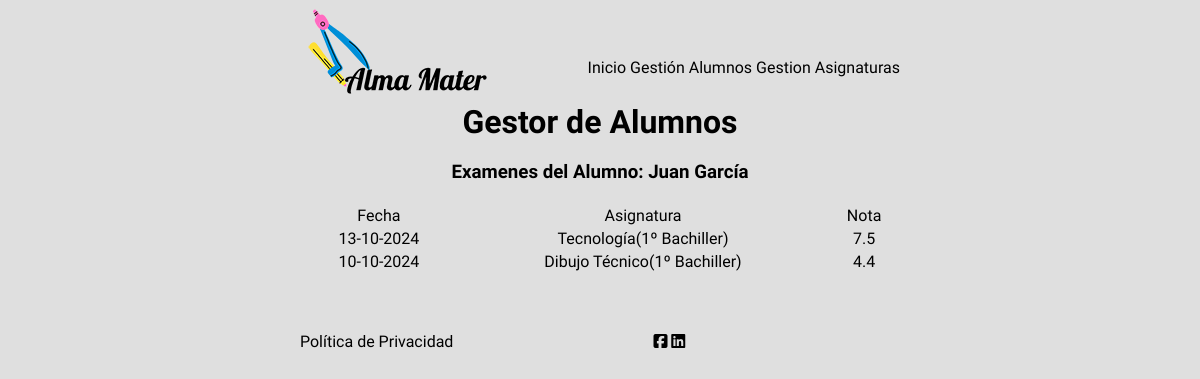
/academia/examenesAlumno.php?id=2, run on the app's committed database.
### tables this page shows
CREATE TABLE `alumno` (
  `id` int(5) UNSIGNED NOT NULL,
  `nombre` varchar(255) NOT NULL,
  `apellidos` varchar(255) NOT NULL,
  `edad` int(3) UNSIGNED NOT NULL
);

CREATE TABLE `examen` (
  `idAlumno` int(5) UNSIGNED NOT NULL,
  `idAsignatura` int(5) NOT NULL,
  `fecha` date NOT NULL,
  `nota` decimal(10,1) NOT NULL
);

CREATE TABLE `asignatura` (
  `id` int(5) NOT NULL,
  `nombre` varchar(255) NOT NULL,
  `curso` varchar(255) NOT NULL
);

### academia/models/mysqlConnect.php (called while the page is built, shortened)
<?php
class mysqlConnect
{
    private $mysqli;
    public function __construct()
    {
        $this->server = "localhost";
        $this->user = "root";
        $this->password = "root";
        $this->database = "almamater";
        $this->mysqli = new mysqli($this->server, $this->user, $this->password, $this->database);
        $this->mysqli->set_charset("utf8");
    }
    public function realizarConsulta($consulta)
    {
        return $this->mysqli->query($consulta);
    }
}

### academia/controllers/AlumnoController.php (called while the page is built, shortened)
<?php
require_once($_SERVER['DOCUMENT_ROOT'] . "/academia/models/alumnos.php");
class AlumnoController
{
    private $alumnoModel;
    public function __construct()
    {
        $this->alumnoModel = new AlumnoModel();
    }
    public function getNombreAlumno($id)
    {
        return $this->alumnoModel->getNombreAlumno($id);
    }
    public function getListadoExamenesAlumno($id)
    {
        return $this->alumnoModel->getExamenesDelAlumno($id);
    }
}

### academia/models/alumnos.php (called while the page is built, shortened)
<?php
require_once("mysqlConnect.php");
class AlumnoModel
{
    private $mysqlConn;
    public function __construct()
    {
        $this->mysqlConn = new mysqlConnect();
    }
    public function getNombreAlumno($id)
    {
        $datosAlumno = mysqli_fetch_assoc($this->mysqlConn->realizarConsulta("SELECT * FROM Alumno WHERE id=" . $id));
        return $datosAlumno["nombre"] . " " . $datosAlumno["apellidos"];
    }
    public function getExamenesDelAlumno($id)
    {
        return $this->mysqlConn->realizarConsulta("SELECT * FROM `Examen` WHERE idAlumno=" . $id);
    }
}

### academia/controllers/AsignaturaController.php (called while the page is built, shortened)
<?php
require_once($_SERVER['DOCUMENT_ROOT'] . "/academia/models/asignaturas.php");
class AsignaturaController
{
    private $asignaturaModel;
    public function __construct()
    {
        $this->asignaturaModel = new AsignaturaModel();
    }
    public function getNombreAsignatura($id)
    {
        return $this->asignaturaModel->getNombreAsignatura($id);
    }
}

### academia/models/asignaturas.php (called while the page is built, shortened)
<?php
require_once("mysqlConnect.php");
class AsignaturaModel
{
    private $mysqlConn;
    public function __construct()
    {
        $this->mysqlConn = new mysqlConnect();
    }
    public function getNombreAsignatura($id)
    {
        $asignatura = mysqli_fetch_assoc($this->mysqlConn->realizarConsulta("SELECT * FROM Asignatura WHERE id=" . $id));
        return $asignatura["nombre"] . "(" . $asignatura["curso"] . ")";
    }
}

### academia/examenesAlumno.php (the view, shortened to what this page needs)
<?php
require_once("controllers/AlumnoController.php");
require_once("controllers/AsignaturaController.php");
$alumnoController = new AlumnoController();
$asignaturaController = new AsignaturaController();
$id = $_GET["id"];
require("views/cabecera.php");
?>
<div id="contenido">
    <h1>Gestor de Alumnos</h1>
    <h3>Examenes del Alumno: <?php echo $alumnoController->getNombreAlumno($id); ?></h3>
    <table>
        <tr>
            <td>Fecha</td>
            <td>Asignatura</td>
            <td>Nota</td>
        </tr>
        <?php
        $result = $alumnoController->getListadoExamenesAlumno($id);
        while ($examen = $result->fetch_assoc()) {
            $nombreAsignatura = $asignaturaController->getNombreAsignatura($examen["idAsignatura"]);
            $timestamp = strtotime($examen["fecha"]);
            $fecha = date("d-m-Y", $timestamp);
            echo '<tr>';
            echo '<td>' . $fecha . '</td>';
            echo '<td>' . $nombreAsignatura . '</td>';
            echo '<td>' . $examen["nota"] . '</td>';
            echo '</tr>';
        }
        ?>
    </table>
</div>
<?php require("views/pieDePagina.php"); ?>
</html>

### academia/css/academia.css (style rules this page uses)
body { background-color: #DFDFDF; margin-left: 25%; margin-right: 25%; font-family: 'Actor'; }
#contenido { clear: both; margin-top: 50px; margin-bottom: 20px; text-align: center; }
table { width: 100%; margin-top: 20px; }
td { text-align: center; }
h1 { margin: 20px; }

### data on the page
alumno: $alumnoController->getNombreAlumno($id) "Juan García"
examen: fecha "13-10-2024", idAsignatura.curso "Tecnología(1º Bachiller)", nota "7.5"
examen: fecha "10-10-2024", idAsignatura.curso "Dibujo Técnico(1º Bachiller)", nota "4.4"
